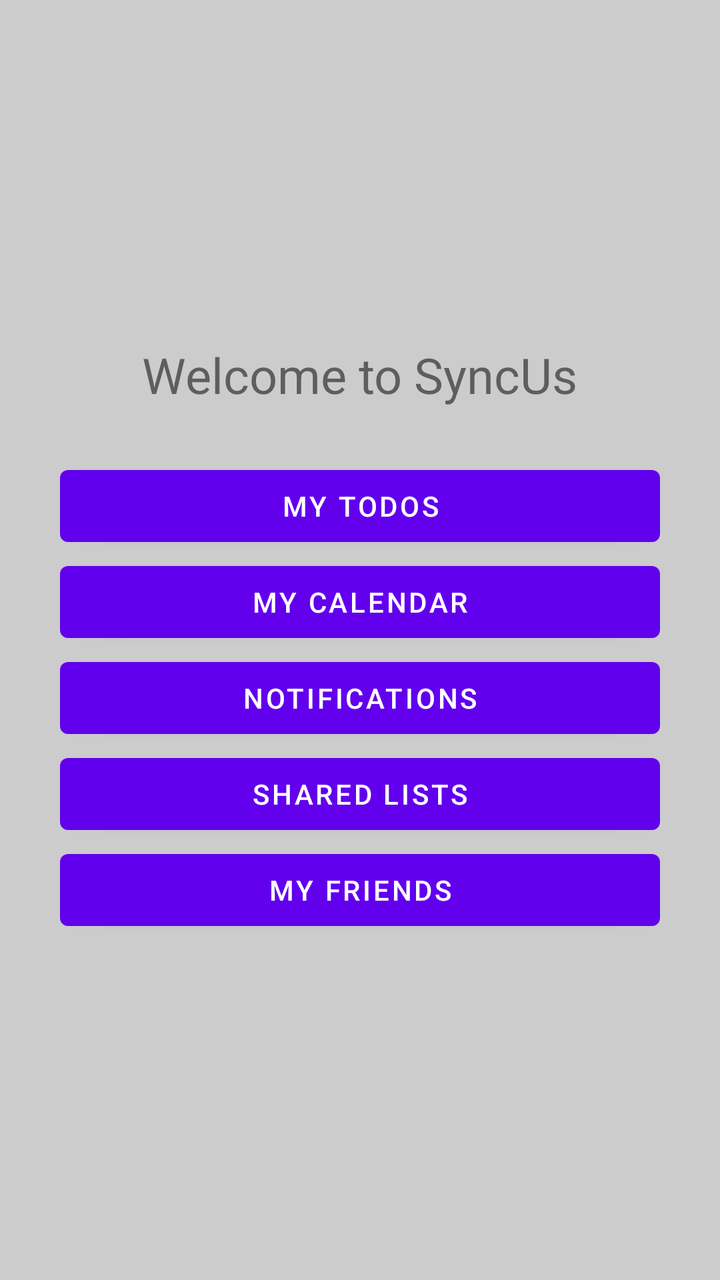
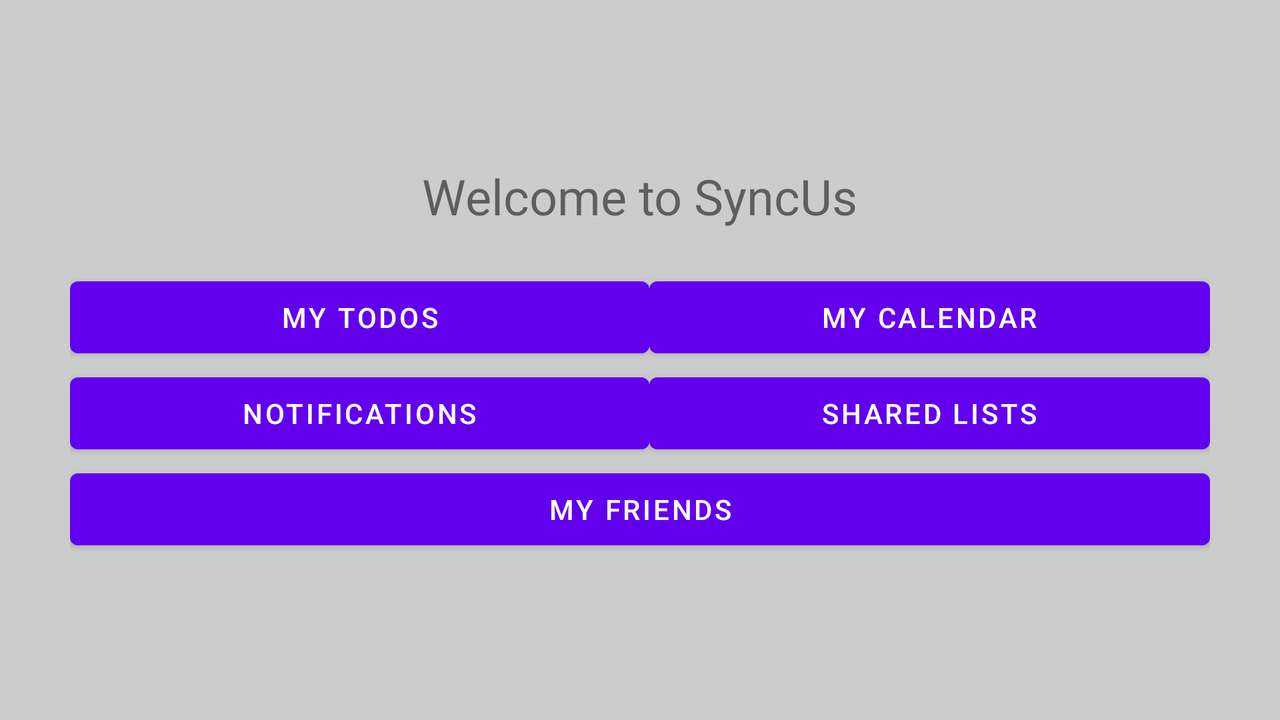

Two renders of one Android screen. The first uses the default layout on a phone; the second uses the alternative layout the repository ships for a different screen configuration, on a matching device. The two XML files are below.
<!-- AndroidManifest.xml: fallback theme Theme.MaterialComponents.DayNight.NoActionBar -->
<!-- res/layout/activity_main.xml -->
<?xml version="1.0" encoding="utf-8"?>
<LinearLayout
    xmlns:android="http://schemas.android.com/apk/res/android"
    android:orientation="vertical"
    android:layout_width="fill_parent"
    android:layout_height="fill_parent"
    android:background="@color/background"
    android:gravity="center"
    android:padding="30dip">
    <TextView
        android:layout_width="wrap_content"
        android:layout_height="wrap_content"
        android:text="@string/main_title"
        android:layout_marginBottom="25dip"
        android:textSize="24.5sp"/>
    <Button
        android:id="@+id/todo_button"
        android:layout_width="fill_parent"
        android:layout_height="wrap_content"
        android:text="@string/my_todos_label" />
    <Button
        android:id="@+id/calendar_button"
        android:layout_width="fill_parent"
        android:layout_height="wrap_content"
        android:text="@string/my_Calendar_label" />
    <Button
        android:id="@+id/notifs_button"
        android:layout_width="fill_parent"
        android:layout_height="wrap_content"
        android:text="@string/Notifications_label" />

    <Button
        android:id="@+id/shared_button"
        android:layout_width="fill_parent"
        android:layout_height="wrap_content"
        android:text="@string/Shared_Lists_label" />
    <Button
        android:id="@+id/friends_button"
        android:layout_width="fill_parent"
        android:layout_height="wrap_content"
        android:text="@string/My_friends_label" />

</LinearLayout>
<!-- resources referenced by this layout -->
<resources>
  <color name="background">#ffcccccc</color>
  <string name="My_friends_label">My Friends</string>
  <string name="Notifications_label">Notifications</string>
  <string name="Shared_Lists_label">Shared Lists</string>
  <string name="main_title">Welcome to SyncUs</string>
  <string name="my_Calendar_label">My Calendar</string>
  <string name="my_todos_label">My Todos</string>
</resources>
<!-- res/layout-land/activity_main.xml (the repository's variant of the layout above) -->
<!-- drawn on the phone turned sideways -->
<?xml version="1.0" encoding="utf-8"?>
<LinearLayout
    xmlns:android="http://schemas.android.com/apk/res/android"
    android:orientation="vertical"
    android:layout_width="fill_parent"
    android:layout_height="fill_parent"
    android:background="@color/background"
    android:gravity="center"
    android:padding="35dip">
    <TextView
        android:layout_gravity="center"
        android:layout_width="wrap_content"
        android:layout_height="wrap_content"
        android:text="@string/main_title"
        android:layout_marginBottom="20dip"
        android:textSize="24.5sp"/>
    <TableLayout
        android:layout_width="wrap_content"
        android:layout_height="wrap_content"
        android:layout_gravity="center"
        android:stretchColumns="*">
        <TableRow>
            <Button
                android:id="@+id/todo_button"
                android:layout_width="fill_parent"
                android:layout_height="wrap_content"
                android:text="@string/my_todos_label" />
            <Button
                android:id="@+id/calendar_button"
                android:layout_width="fill_parent"
                android:layout_height="wrap_content"
                android:text="@string/my_Calendar_label" />
        </TableRow>
        <TableRow>
            <Button
                android:id="@+id/notifs_button"
                android:layout_width="fill_parent"
                android:layout_height="wrap_content"
                android:text="@string/Notifications_label" />

            <Button
                android:id="@+id/shared_button"
                android:layout_width="fill_parent"
                android:layout_height="wrap_content"
                android:text="@string/Shared_Lists_label" />
        </TableRow>
    </TableLayout>
    <Button
        android:id="@+id/friends_button"
        android:layout_width="fill_parent"
        android:layout_height="wrap_content"
        android:text="@string/My_friends_label" />

</LinearLayout>
